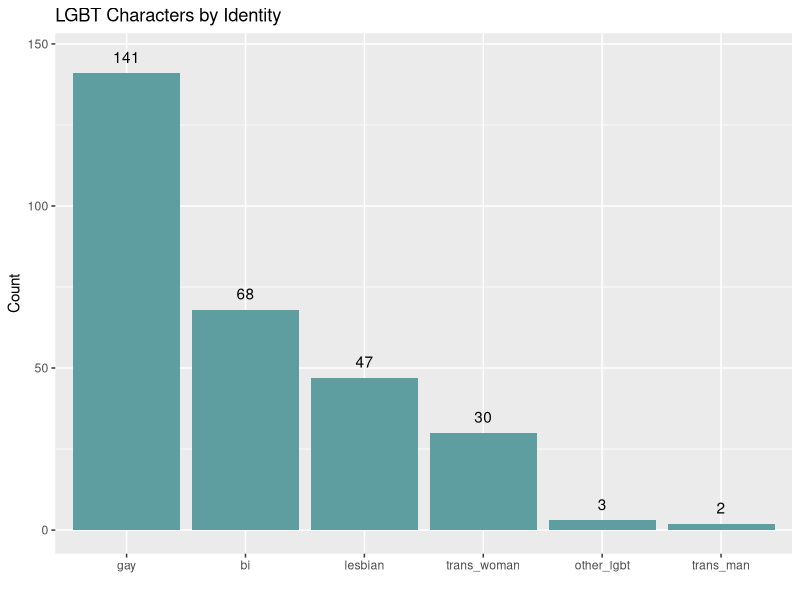

R code for this plot: (Note: this script raises an error after producing the figure.)
## ---- chunk 1
library(dplyr)
library(ggplot2)
library(knitr)
library(reshape2)
library(gridExtra)
library(ggpubr)
knitr::opts_chunk$set(warning = FALSE, message=FALSE)

# load in list of LGBT characters
# source: https://en.wikipedia.org/wiki/List_of_films_with_LGBT_characters
char <- read.csv("supporting_data/lgbt_characters.csv", stringsAsFactors=F)

# clean up the data, create binary features
char_flat <- char %>%
  mutate(classification = gsub("Gay/Bisexual|Lesbian/Bisexual", "Bisexual", classification),
         n=1) %>%
  group_by(id) %>%
  summarise(total_lgbt_char = sum(n),
            highest_lgbt_billing = min(billing),
            top1_lgbt_billing = sum(ifelse(billing <= 1, 1, 0), na.rm=T),
            top5_lgbt_billing = sum(ifelse(billing <= 5, 1, 0), na.rm=T),
            gay = ifelse(sum(grepl("Gay", classification))>0, 1, 0),
            lesbian = ifelse(sum(grepl("Lesbian", classification))>0, 1, 0),
            bi = ifelse(sum(grepl("Bisexual", classification))>0, 1, 0),
            trans_woman = ifelse(sum(grepl("Trans woman", classification))>0, 1, 0),
            trans_man = ifelse(sum(grepl("Trans man", classification))>0, 1, 0),
            other_lgbt = ifelse(sum(gay, lesbian, bi, trans_woman, trans_man) == 0, 1, 0))

# load in IMDb rating breakdown info (age/gender)
ratings <- read.csv("supporting_data/movie_ratings.csv", stringsAsFactors=F)
ratings_flat_gender <- ratings %>%
  subset(!Gender %in% "All") %>%
  group_by(Age, id) %>%
  mutate(Sum = sum(Count), 
         Gender_Percent = case_when(Count > 100 ~ Count/Sum)) %>%
  ungroup()

# load in IMDb metadata
movies <- read.csv("supporting_data/movies_imdb.csv", stringsAsFactors=F)

# remove movies with less than 2000 votes or that were released before 1980
# also remove the HP films b/c Dumbledore is inferred to be gay, not stated
movies <- movies %>%
  subset(num_votes > 2000 & !grepl("TV", mpaa_rating) & release_date >= as.Date("1980-01-01") & !grepl("Harry Potter", title)) %>%
  left_join(char_flat, by="id") %>%
  mutate(release_date = as.Date(release_date, format="%Y-%m-%d"),
         imdb_rating = as.numeric(imdb_rating),
         imdb_rating_t = imdb_rating^2.5, # transform
         mpaa_rating_f = ifelse(grepl("NC-17|^R", mpaa_rating), "R+", 
                                ifelse(grepl("PG-13", mpaa_rating), "PG-13", 
                                       ifelse(grepl("PG|G", mpaa_rating), "PG-", NA))),
         group =  as.factor(ifelse(is.na(top5_lgbt_billing) | top5_lgbt_billing == 0, "control" , "lgbt"))) 

# replace any errant NAs with 0s in the binary features
for(g in c(8:22)) movies[is.na(movies[,g]),g] <- 0
for(g in c(8:22)) movies[is.infinite(movies[,g]),g] <- 0
## ---- chunk 2
head(char[,1:4])
## ---- chunk 3
head(movies[100:105,c(1,2,4,26)])
## ---- chunk 4
# LGBT representation by type
char_type <- data.frame(group=names(movies)[18:23], count=colSums(movies[,c(18:23)], na.rm=T))
plot_char_count_type <- char_type %>% 
  arrange(desc(count)) %>%
  mutate(group = factor(group, levels=group)) %>%
  ggplot(aes(group, count)) + geom_bar(stat="identity", fill="cadetblue") + geom_text(aes(x=group, y=count+5, label=count)) +
  labs(title="LGBT Characters by Identity", x="", y="Count")

# LGBT representation by genre
char_genre <- movies[,c(8:13,26)] %>%
  melt(id = "group") %>%
  mutate(variable = gsub("genre_", "", variable)) %>%
  aggregate(value ~ variable + group, data=., FUN=sum)  %>%
  set_colnames(c("variable","value", "count")) 

plot_char_count_billing <- char_genre %>%
  ggplot(aes(variable, count, fill=value)) + geom_bar(stat="identity", position="dodge") +
  geom_text(aes(x=variable, y=count+10, label=count), position = position_dodge(width = 1)) +
  labs(title="Movies with LGBT Characters",x="", y="Total Characters")+ theme(legend.justification=c(1,0), legend.position=c(1,0.75))

# LGBT representation over time
plot_char_count_time <- ggplot(movies, aes(release_date)) + geom_histogram(aes(fill=group), binwidth=500) +
  labs(title="Movies with LGBT Characters Over Time",x="", y="Count") + 
  theme(legend.justification=c(1,0), legend.position=c(1,0.75)) 

grid.arrange(plot_char_count_type, plot_char_count_billing,plot_char_count_time, ncol=3)

## ---- chunk 5
# IMDb Rating Distribution by Group, Histogram
imdb_rating_dist <- ggplot(movies, aes(imdb_rating)) + geom_histogram(aes(fill=group), binwidth=0.3) + 
  labs(title="Average IMDb Rating", x="Avg IMDb Rating", y="") +
  theme(legend.justification=c(1,0), legend.position=c(1,0.75))

# IMDb Rating Distribution, Transformed
imdb_rating_dist_transformed <- ggplot(movies, aes(imdb_rating_t)) + geom_histogram(aes(fill=group),  binwidth=15) + 
  labs(title="Average IMDb Rating (transformed)", x="Avg IMDb Rating (^2.5)", y="") +
  theme(legend.justification=c(1,0), legend.position=c(1,0.75))

# IMDb Rating Distribution by Group, Boxplot
imdb_rating_boxplot <- ggboxplot(movies, x="group", y="imdb_rating_t", color="group") + stat_compare_means(method="t.test") + 
  labs(title="Average IMDb Rating (transformed)", y="Avg IMDb Rating (^2.5)")

# Print
grid.arrange(imdb_rating_dist, imdb_rating_dist_transformed, imdb_rating_boxplot, ncol=3)
## ---- chunk 6
# fit linear regression model with transformed IMDb rating var as dependent variable
rating_fit <- lm(imdb_rating_t ~ group + release_date + mpaa_rating_f + genre_drama + genre_comedy + 
              genre_action + genre_romance + genre_adventure + genre_thriller, movies) 
summary(rating_fit)

# fit the same model to untransformed data for interpretation
rating_fit_ut <- lm(imdb_rating ~ group + release_date + mpaa_rating_f + genre_drama + genre_comedy + 
              genre_action + genre_romance + genre_adventure + genre_thriller, movies)
rating_fit_coef <- round(rating_fit_ut$coefficients,6)
kable(rating_fit_coef[c(1,2,5,6,7,9,11)], caption="Significant Coefficients, Untransformed")

## ---- chunk 7
# Get a count of ratings by age group and gender; drop groups with less than 100
# Transform the IDMb rating variable
gender_age_rate <- ratings %>%
  subset(!Gender %in% "All" & !Age %in% c("All Ages") & Count > 100) %>%
  mutate(Rating_t = Rating^2.5) %>%
  left_join(movies[,c("id", "group")],by="id") %>%
  subset(!is.na(group))

# Table: Number of Ratings by Reviewer Gender and Age for LGBT/Control Movies
gender_age_rate %>% 
  aggregate(Count ~ Age + Gender, data=., sum) %>% dcast(Age ~ Gender) %>%
  kable(caption="Reviewer Counts")

# get rid of <18 group since it has too few entries
gender_age_rate <- gender_age_rate %>% subset(Age != "<18")
## ---- chunk 8
# Group, age and gender interaction plot
gender_age_rate %>%
  group_by(Gender, Age, group) %>%
  summarise(rating_group = mean(Rating)) %>%
  ggplot(aes(group, rating_group)) + geom_line(aes(group=Gender, color=Gender)) + 
  geom_point() + facet_wrap(~Age, ncol=4) + ylim(c(6.25,7.25)) +
  labs(title="Average IMDb Rating Across Age + Gender for LGBT/Control Movies\nUntransformed", 
       y="Avg. IMDb Rating", x= "")
## ---- chunk 9
# fit linear model with interactions
gender_age_rate_fit <- lm(Rating_t ~ group + Age*group + Gender*group + Age*Gender, data=gender_age_rate)

# view ANOVA
anova(gender_age_rate_fit)

# view Tukey family-wise error
TukeyHSD(aov(Rating ~ group + Age + Gender, data=gender_age_rate))
## ---- chunk 10
gender_age_pct <- ratings %>%
  subset(!Gender %in% "All") %>%
  group_by(Age, id) %>%
  mutate(Sum = sum(Count), 
         Gender_Percent = case_when(Count > 100 ~ Count/Sum)) %>%
  ungroup() %>%
  select(c("id", "Gender", "Age", "Gender_Percent")) %>%
  left_join(movies[,c("id", "group")],by="id") %>%
  subset(!is.na(group))

# Transform percent female var
gender_age_pct$Percent_t <- log(gender_age_pct$Gender_Percent)

# Percent female reviewers 
pct_female_dist <- gender_age_pct %>%
  subset(Gender %in% "Females" & Age %in% "All Ages") %>% 
  ggplot(aes(Gender_Percent)) + geom_histogram(aes(fill=group), binwidth=0.05) +
  labs(title="Percentage of Reviews\nfrom Females", x="Percentage of Female Reviewers", y="") +
  theme(legend.justification=c(1,0), legend.position=c(1,0.75))

# Percent female reviewers, transformed
pct_female_dist_transformed <- gender_age_pct %>%
  subset(Gender %in% "Females" & Age %in% "All Ages") %>% 
  ggplot(aes(Percent_t)) + geom_histogram(aes(fill=group), binwidth=0.25) +
  labs(title="Percentage of Reviews\nfrom Females (Transformed)", x="Percentage of Female Reviewers (log)", y="") +
  theme(legend.justification=c(1,0), legend.position=c(1,0.75))

# Percent female reviewers boxplot
pct_female_boxplot <- gender_age_pct %>%
  subset(Gender %in% "Females" & Age %in% "All Ages") %>% 
  ggboxplot(x="group", y="Percent_t", color="group") + stat_compare_means(method="t.test") + 
  labs(title="Percentage of Reviews\nfrom Females (Transformed)")

# Print
grid.arrange(pct_female_dist, pct_female_dist_transformed, pct_female_boxplot, ncol=3)
## ---- chunk 11
# restrict to females, all ages; select variables
gender_age_pct_female <- gender_age_pct %>% 
  subset(Gender %in% "Females" & Age %in% "All Ages") %>% 
  left_join(movies[,c(1,4,8:13,25)]) 

# fit linear model on transformed pct
gender_age_pct_fit <- gender_age_pct_female %>% select(-c(1:4)) %>% 
  lm(Percent_t ~ ., data=.)
summary(gender_age_pct_fit)

# fit on untransformed dependent variable for interpretability
gender_age_pct_fit_ut <- gender_age_pct_female %>% 
  select(-c(1:3,6)) %>% 
  lm(Gender_Percent ~ ., data=.)

# print coefficients
gender_age_pct_fit_coef <- round(gender_age_pct_fit$coefficients,6)
kable(gender_age_pct_fit_coef[-c(5)], caption="Significant Coefficients, Untransformed")
## ---- chunk 12
# Restrict to females broken into age groups, minus 18 and under
# Transform percent variable
gender_age_pct_gf <- gender_age_pct %>%
  subset(!is.na(Gender_Percent) & !Age %in% c("<18", "All Ages") & Gender %in% "Females") %>%
  mutate(Gender_Percent_t = log(Gender_Percent)) # transform

# Interaction plot for age, gender, and group
gender_age_pct_gf %>%
  group_by(Age, group) %>%
  summarise(pct_group = mean(Gender_Percent)) %>%
  ggplot(aes(group, pct_group)) + geom_line(aes(group=Age, color=Age)) + 
  geom_point() + theme(legend.position="bottom") +
  labs(title="Percent Female Reviewers\nUntransformed", 
       y="Percent Female Reviews", x= "")
## ---- chunk 13
# fit a linear model to explore interaction
gender_age_pct_interact <- lm(Gender_Percent_t ~ Age*group, data=gender_age_pct_gf)
summary(gender_age_pct_interact)
anova(gender_age_pct_interact)
TukeyHSD(aov(Gender_Percent ~ Age*group, data=gender_age_pct_gf))
